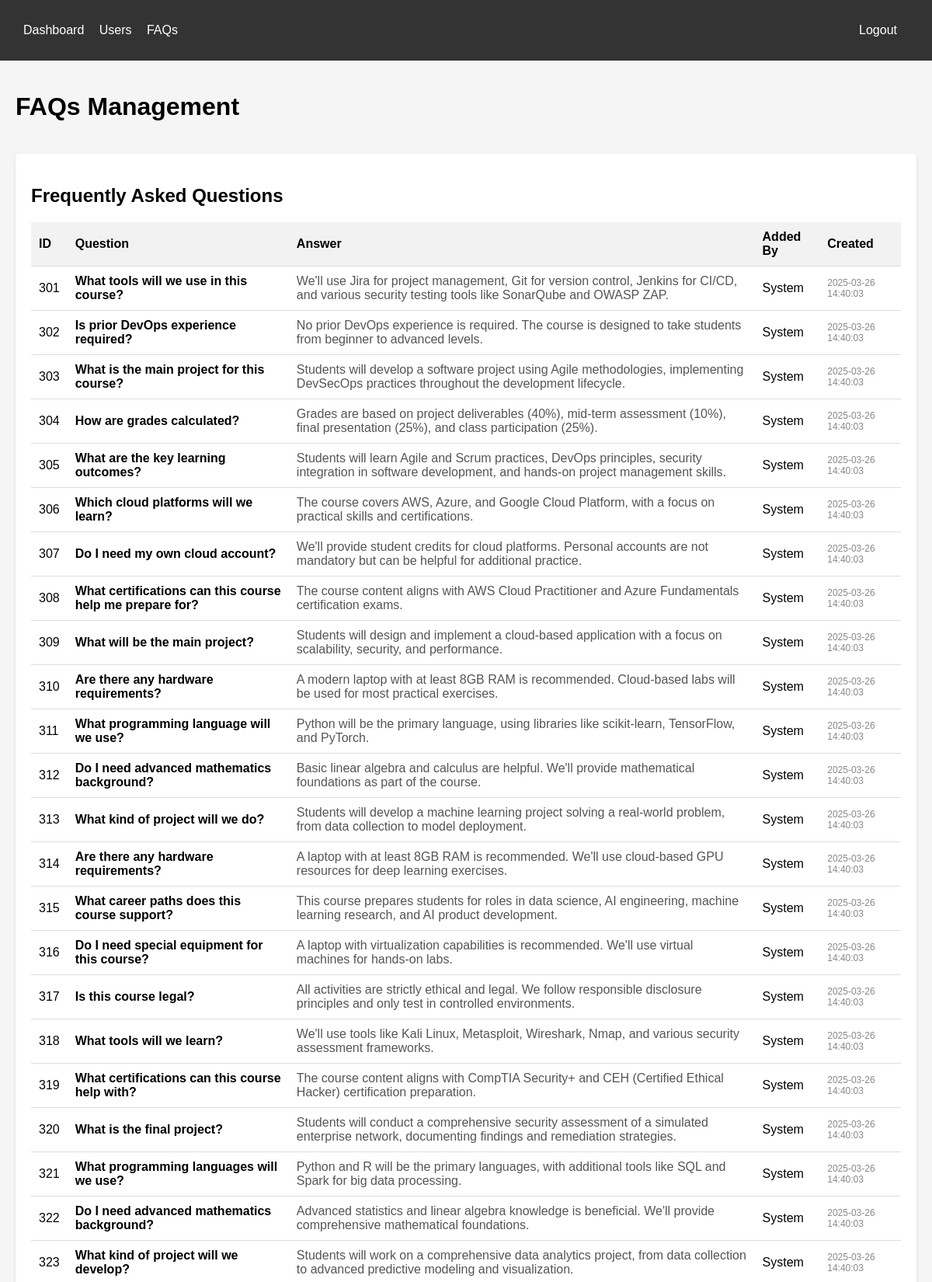
Screenshot of /faqs (signed in, upper part) with the database file from the repository.
### tables this page shows
CREATE TABLE faqs (
        id INTEGER PRIMARY KEY AUTOINCREMENT,
        question TEXT,
        answer TEXT,
        added_by TEXT,
        created_at TIMESTAMP DEFAULT CURRENT_TIMESTAMP
    );

### dashboard/app.py (the view)
@app.route('/faqs')
def faqs():
    if 'logged_in' not in session:
        return redirect(url_for('login'))
    with DatabaseConnection() as conn:
        cursor = conn.cursor()
        cursor.execute('''
        SELECT f.id, f.question, f.answer, f.created_at, u.first_name
        FROM faqs f
        LEFT JOIN users u ON f.added_by = u.user_id
        ORDER BY f.created_at DESC
        ''')
        faqs = cursor.fetchall()
    return render_template('faqs.html', faqs=faqs)

### db/connection.py (called while the page is built)
def get_connection():
    conn = sqlite3.connect(DATABASE_PATH)
    conn.row_factory = sqlite3.Row  # This lets us access columns by name
    return conn

    def __enter__(self):
        self.conn = get_connection()
        return self.conn

    def __exit__(self, exc_type, exc_val, exc_tb):
        if self.conn:
            if exc_type is None:
                self.conn.commit()
            else:
                self.conn.rollback()
            self.conn.close()

### dashboard/templates/faqs.html (shortened to what this page needs)
<!DOCTYPE html>
<html>
<head>
</head>
<body>
    <div class="navbar">
        <div class="container">
            <a href="/dashboard">Dashboard</a>
            <a href="/users">Users</a>
            <a href="/faqs">FAQs</a>
            <a href="/logout" style="float:right">Logout</a>
        </div>
    </div>
    <div class="container">
        <div class="header">
            <h1>FAQs Management</h1>
        </div>
        <div class="card">
            <h2>Frequently Asked Questions</h2>
            <table>
                <thead>
                    <tr>
                        <th>ID</th>
                        <th>Question</th>
                        <th>Answer</th>
                        <th>Added By</th>
                        <th>Created</th>
                    </tr>
                </thead>
                <tbody>
                    {% for faq in faqs %}
                    <tr>
                        <td>{{ faq.id }}</td>
                        <td class="faq-question">{{ faq.question }}</td>
                        <td class="faq-answer">{{ faq.answer }}</td>
                        <td>{{ faq.first_name or 'System' }}</td>
                        <td class="faq-meta">{{ faq.created_at }}</td>
                    </tr>
                    {% endfor %}
                </tbody>
            </table>
        </div>
    </div>
</body>
</html>

### dashboard/templates/faqs.html (style rules this page uses)
body { font-family: Arial, sans-serif; margin: 0; padding: 0; background-color: #f5f5f5; }
.container { max-width: 1200px; margin: 0 auto; padding: 20px; }
.header { display: flex; justify-content: space-between; align-items: center; margin-bottom: 20px; }
.navbar { background-color: #333; color: white; padding: 10px; }
.navbar a { color: white; text-decoration: none; margin-right: 15px; }
.card { background: white; padding: 20px; border-radius: 5px; box-shadow: 0 2px 5px rgba(0, 0, 0, 0.1); margin-bottom: 20px; }
table { width: 100%; border-collapse: collapse; }
table th, table td { padding: 10px; text-align: left; border-bottom: 1px solid #ddd; }
table th { background-color: #f2f2f2; }
.faq-question { font-weight: bold; }
.faq-answer { color: #555; }
.faq-meta { font-size: 12px; color: #888; }

### rows the page displays
faqs: id "301", question "What tools will we use in this course?", answer "We'll use Jira for project management, Git for version control, Jenkins for CI/CD, and various security testing tools like SonarQube and OWASP ZAP.", first_name "System", created_at "2025-03-26 14:40:03"
faqs: id "302", question "Is prior DevOps experience required?", answer "No prior DevOps experience is required. The course is designed to take students from beginner to advanced levels.", first_name "System", created_at "2025-03-26 14:40:03"
faqs: id "303", question "What is the main project for this course?", answer "Students will develop a software project using Agile methodologies, implementing DevSecOps practices throughout the development lifecycle.", first_name "System", created_at "2025-03-26 14:40:03"
faqs: id "304", question "How are grades calculated?", answer "Grades are based on project deliverables (40%), mid-term assessment (10%), final presentation (25%), and class participation (25%).", first_name "System", created_at "2025-03-26 14:40:03"
faqs: id "305", question "What are the key learning outcomes?", answer "Students will learn Agile and Scrum practices, DevOps principles, security integration in software development, and hands-on project management skills.", first_name "System", created_at "2025-03-26 14:40:03"
faqs: id "306", question "Which cloud platforms will we learn?", answer "The course covers AWS, Azure, and Google Cloud Platform, with a focus on practical skills and certifications.", first_name "System", created_at "2025-03-26 14:40:03"
faqs: id "307", question "Do I need my own cloud account?", answer "We'll provide student credits for cloud platforms. Personal accounts are not mandatory but can be helpful for additional practice.", first_name "System", created_at "2025-03-26 14:40:03"
faqs: id "308", question "What certifications can this course help me prepare for?", answer "The course content aligns with AWS Cloud Practitioner and Azure Fundamentals certification exams.", first_name "System", created_at "2025-03-26 14:40:03"
faqs: id "309", question "What will be the main project?", answer "Students will design and implement a cloud-based application with a focus on scalability, security, and performance.", first_name "System", created_at "2025-03-26 14:40:03"
faqs: id "310", question "Are there any hardware requirements?", answer "A modern laptop with at least 8GB RAM is recommended. Cloud-based labs will be used for most practical exercises.", first_name "System", created_at "2025-03-26 14:40:03"
faqs: id "311", question "What programming language will we use?", answer "Python will be the primary language, using libraries like scikit-learn, TensorFlow, and PyTorch.", first_name "System", created_at "2025-03-26 14:40:03"
faqs: id "312", question "Do I need advanced mathematics background?", answer "Basic linear algebra and calculus are helpful. We'll provide mathematical foundations as part of the course.", first_name "System", created_at "2025-03-26 14:40:03"
faqs: id "313", question "What kind of project will we do?", answer "Students will develop a machine learning project solving a real-world problem, from data collection to model deployment.", first_name "System", created_at "2025-03-26 14:40:03"
faqs: id "314", question "Are there any hardware requirements?", answer "A laptop with at least 8GB RAM is recommended. We'll use cloud-based GPU resources for deep learning exercises.", first_name "System", created_at "2025-03-26 14:40:03"
faqs: id "315", question "What career paths does this course support?", answer "This course prepares students for roles in data science, AI engineering, machine learning research, and AI product development.", first_name "System", created_at "2025-03-26 14:40:03"
faqs: id "316", question "Do I need special equipment for this course?", answer "A laptop with virtualization capabilities is recommended. We'll use virtual machines for hands-on labs.", first_name "System", created_at "2025-03-26 14:40:03"
faqs: id "317", question "Is this course legal?", answer "All activities are strictly ethical and legal. We follow responsible disclosure principles and only test in controlled environments.", first_name "System", created_at "2025-03-26 14:40:03"
faqs: id "318", question "What tools will we learn?", answer "We'll use tools like Kali Linux, Metasploit, Wireshark, Nmap, and various security assessment frameworks.", first_name "System", created_at "2025-03-26 14:40:03"
faqs: id "319", question "What certifications can this course help with?", answer "The course content aligns with CompTIA Security+ and CEH (Certified Ethical Hacker) certification preparation.", first_name "System", created_at "2025-03-26 14:40:03"
faqs: id "320", question "What is the final project?", answer "Students will conduct a comprehensive security assessment of a simulated enterprise network, documenting findings and remediation strategies.", first_name "System", created_at "2025-03-26 14:40:03"
faqs: id "321", question "What programming languages will we use?", answer "Python and R will be the primary languages, with additional tools like SQL and Spark for big data processing.", first_name "System", created_at "2025-03-26 14:40:03"
faqs: id "322", question "Do I need advanced mathematics background?", answer "Advanced statistics and linear algebra knowledge is beneficial. We'll provide comprehensive mathematical foundations.", first_name "System", created_at "2025-03-26 14:40:03"
faqs: id "323", question "What kind of project will we develop?", answer "Students will work on a comprehensive data analytics project, from data collection to advanced predictive modeling and visualization.", first_name "System", created_at "2025-03-26 14:40:03"
